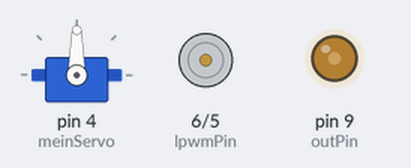
The sketch below on a simulated Arduino Uno, built with avr-gcc and run on an emulated ATmega328P. Shown: servo, motor-driver pin pairs drawn as motors (green arrow = first pin HIGH = forward, orange = second pin HIGH = backward, longer = more drive), output pins drawn as LEDs (lit = HIGH).

Above: at 2.1 s.
At 6.1 s:
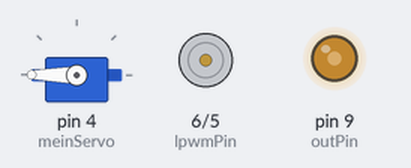
At 18.1 s:
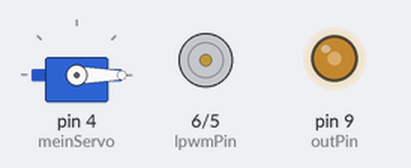
At 21.1 s:
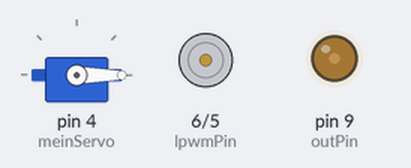
At 32.1 s:
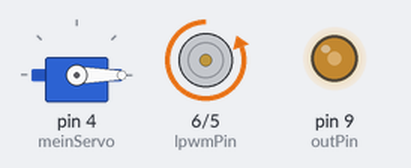
Timing chart, 0 to 33.6 s (numbered marks = the images above):
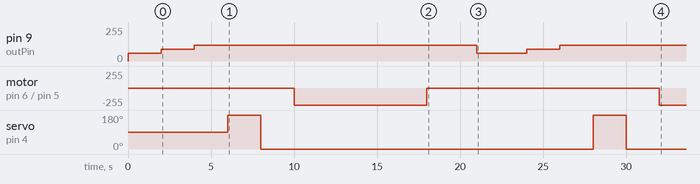

The sketch:

alleMotorenTest.ino
```cpp
#include <Servo.h>

Servo meinServo; // Servo-Objekt erstellen

const int outPin = 9;     // PWM Pin zum ESC (D9)
const int pwmStop = 60;   // "kein Gas" (ggf. anpassen)
const int pwmLow  = 90;   // kleines Gas
const int pwmMed  = 120;  // mittleres Gas

const int rpwmPin = 5;   // PWM für "vorwärts"
const int lpwmPin = 6;   // PWM für "rückwärts"

void setup() {
  pinMode(outPin, OUTPUT);
  meinServo.attach(4); // Pin 9 mit Servo verbinden
  pinMode(rpwmPin, OUTPUT);
  pinMode(lpwmPin, OUTPUT);
  // Falls R_EN/L_EN an Arduino: pinMode(enPin, OUTPUT); digitalWrite(enPin, HIGH);
  analogWrite(rpwmPin, 0);
  analogWrite(lpwmPin, 0);

  // Sicher starten: STOP
  analogWrite(outPin, pwmStop);
  delay(2000);
}

void loop() {
  // 1) kleines Gas
  analogWrite(outPin, pwmLow);
  delay(2000);

  // 2) mittleres Gas
  analogWrite(outPin, pwmMed);
  delay(2000);

  // 3) STOP

  meinServo.write(180);
  delay(2000);
  meinServo.write(0);
  delay(2000);

  analogWrite(rpwmPin, 255);
  analogWrite(lpwmPin, 0);
  delay(8000);
  // Motor anhalten
  analogWrite(rpwmPin, 0);
  delay(3000);
  analogWrite(outPin, pwmStop);
  delay(3000);
}
```

Measured:
- by itself, motor on pin 6 (lpwmPin) / pin 5 (rpwmPin): stopped → backward 255/255 at 10.0 s, → stopped 8.0 s later, → backward 255/255 14.0 s later
- by itself, servo on pin 4 (meinServo): alternates 180° for 2.0 s and 0° for 20.0 s
- by itself, pin 9 (outPin): 60/255 → 90/255 at 2.0 s, → 120/255 2.0 s later, → 60/255 17.0 s later, → 90/255 3.0 s later, … (5 changes in this stretch)
